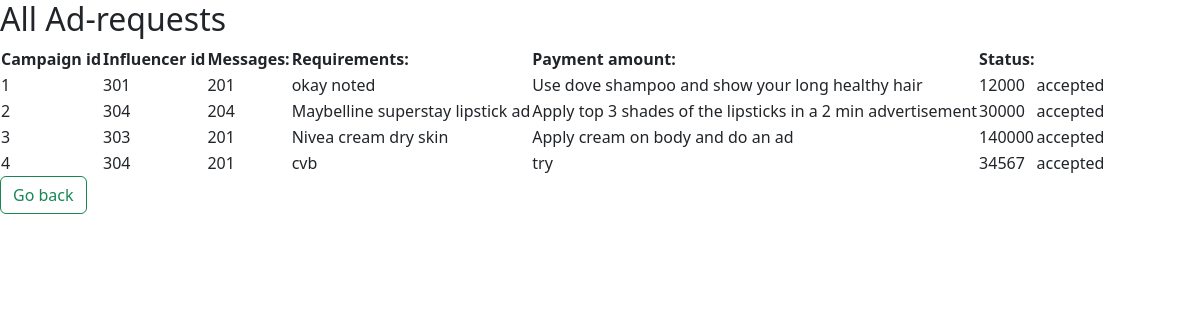
Page /adrequests on the earlier database version.
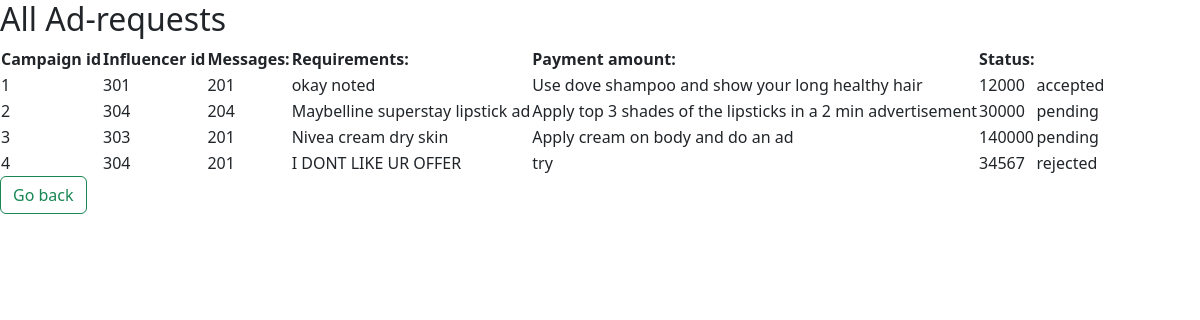
Same page on the later database version.
### application/models.py (models this page shows)
class Adrequest(db.Model):
    __tablename__="adrequest"
    adreq_id=db.Column(db.Integer,primary_key=True,nullable=False)
    inf_id=db.Column(db.Integer,db.ForeignKey("influencer.inf_id"),nullable=False)
    camp_id=db.Column(db.Integer,db.ForeignKey("campaign.camp_id"),nullable=False)
    messages=db.Column(db.String)
    requirements=db.Column(db.String)
    pay_amount=db.Column(db.Integer,nullable=False)
    status=db.Column(db.String,nullable=False)

### application/controllers.py (the view)
@app.route("/adrequests",methods=["GET"])
def adrequests():
    adreq=Adrequest.query.all()
    return render_template('adrequests.html',adreq=adreq)

### templates/adrequests.html (shortened to what this page needs)
<!DOCTYPE html>
<html lang="en">
<head>
    <link href="https://cdn.jsdelivr.net/npm/bootstrap@5.3.3/dist/css/bootstrap.min.css" rel="stylesheet">
</head>
<body>
    <h2>All Ad-requests</h2>
    <table id="all-Adrequests">
        <tr>
            <th>Campaign id</th>
            <th>Influencer id</th>
            <th>Messages:</th>
            <th>Requirements:</th>
            <th>Payment amount:</th>
            <th>Status:</th>
        </tr>
        {%for i in adreq%}
            <tr>
                <td>{{i.adreq_id}}</td>
                <td>{{i.camp_id}}</td>
                <td>{{i.inf_id}}</td>
                <td>{{i.messages}}</td>
                <td>{{i.requirements}}</td>
                <td>{{i.pay_amount}}</td>
                <td>{{i.status}}</td>
            </tr>
        {%endfor%}
    </table>
    <td> <a href="{{url_for('admin_dashboard') }}"><button class="btn btn-outline-success" type="button">Go back</button></a></td>
</body>
</html>

Differences in the rows shown:
changed Adrequest "Maybelline superstay lipstick ad": status "accepted" → "pending"
changed Adrequest "Nivea cream dry skin": status "accepted" → "pending"
changed Adrequest "try": messages "cvb" → "I DONT LIKE UR OFFER"; status "accepted" → "rejected"
